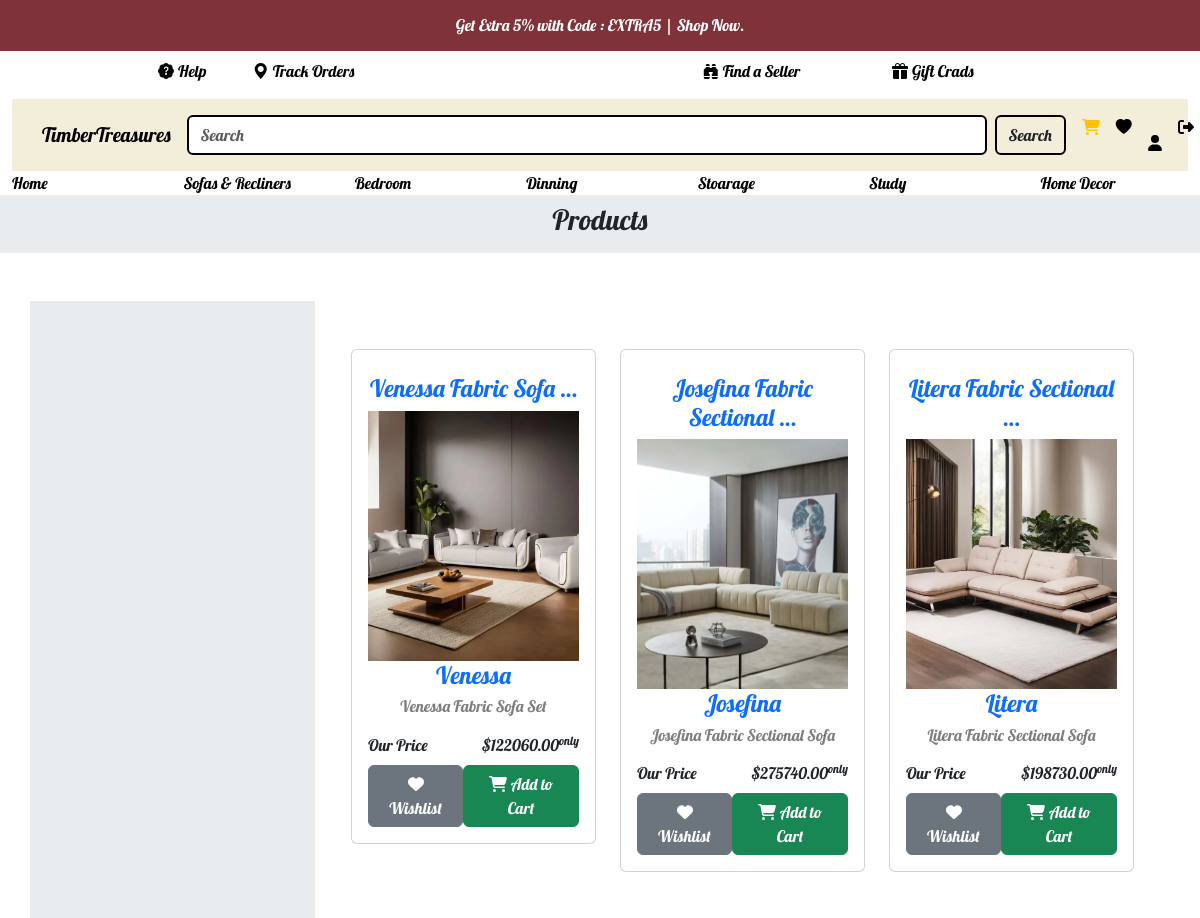
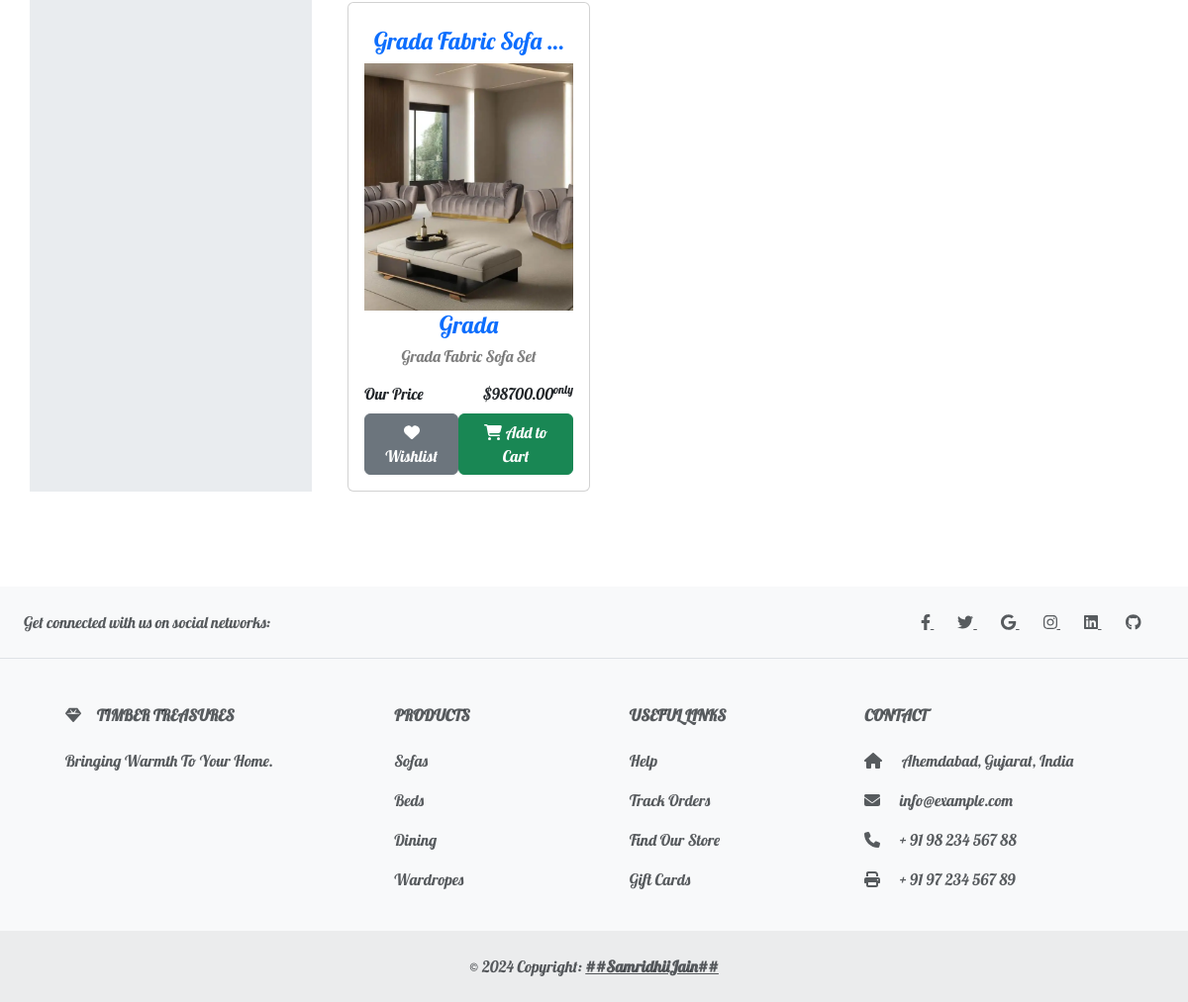
Screenshot of /products/ (signed in) with the database file from the repository (2 pictures, top to bottom).
### product/models.py (models this page shows)
class Product(models.Model):
    title = models.CharField(max_length=255)
    brand = models.CharField(max_length=255, default="N/A")
    category = models.ForeignKey(Category, on_delete=models.DO_NOTHING)
    price = models.DecimalField(max_digits=10, decimal_places=2)
    seller = models.ForeignKey(User, on_delete=models.CASCADE)
    description = models.TextField()
    image = models.ImageField(upload_to='product/')
    slug = models.SlugField(max_length=255, unique=True)
    created_at = models.DateTimeField(auto_now_add=True)
    updated_at = models.DateTimeField(auto_now=True)

### product/views.py (the view)
# urls.py: path('products/', product_list, name='product_list'),
def product_list(request):
    return render(
        request, 'products/list.html',
        context={'products': Product.objects.all()}
    )

### cart/templatetags/cart_tags.py (called while the page is built)
@register.simple_tag(takes_context=True)
def cart_item_count(context):
    request = context['request']
    if 'cart' in request.session:
        return request.session['cart']
    else:
        cart = Cart.objects.filter(user=request.user).first()
        if cart:
            no_of_items = cart.cartitem_set.count()
            request.session['cart'] = no_of_items
            return no_of_items
        return 0

### templates/products/list.html (shortened to what this page needs)
{% extends 'layout/base.html' %}
{% load static %}
{% load crispy_forms_tags %}
{% block content %}
<div class="container-fluid bg-body-secondary p-2 text-center">
    <h3>
        Products
    </h3>
</div>
<div class="container py-5">
    <div class="row">
        <div class="col-md-3 bg-body-secondary">
        </div>
        <div class="col-md-9 mx-auto">
            <div class="container-fluid">
                <div class="row g-0">
                    {% for item in products %}
                    <div class="col-md-4">
                        {% include 'components/product_card.html' with product=item %}
                    </div>
                    {% empty %}
                    <div class="alert alert-warning" role="alert">
                        No products found.
                    </div>
                    {% endfor %}
                </div>
            </div>
        </div>
    </div>
</div>
{% endblock content %}

### templates/components/product_card.html
<div class="d-flex justify-content-center container mt-5">
    <div class="card p-3 bg-white">
        <div class="about-product text-center mt-2">
            <a href="{% url 'product_detail' product.slug %}" class="text-decoration-none">
                <h4>{{product.title|truncatewords:3}}</h4>
                <img src="{{product.image.url}}" class="img-fluid" style="height: 250px; object-fit: cover;">
                <div>
                    <h4>{{product.brand}}</h4>
                    <h6 class="mt-0 text-black-50">{{product.title}}</h6>
                </div>
            </a>
        </div>
        <div class="stats mt-2">
            <div class="d-flex justify-content-between p-price">
                <span>Our Price</span>
                <span>${{product.price}}<sup>only</sup></span>
            </div>
        </div>
        {% if user.is_authenticated and user.groups.all.0.name == 'seller' %}
        <div class="d-flex justify-content-between mt-2 gap-2">
            <a href="{% url 'product_edit' product.slug %}" class="btn btn-warning w-100">
                <i class="fas fa-edit"></i> Edit
            </a>
            <a href="{% url 'product_delete' product.slug %}" class="btn btn-danger w-100">
                <i class="fas fa-trash"></i> Delete
            </a>
        </div>
        {% else %}
        <div class="d-flex justify-content-between mt-2">
            <a href="{% url 'wishlist_add' product.slug %}" class="btn btn-secondary">
                <i class="fas fa-heart"></i> Wishlist
            </a>
            <a href="{% url 'add_product' product.slug %}" class="btn btn-success">
                <i class="fas fa-shopping-cart"></i> Add to Cart
            </a>
        </div>
        {% endif %}
    </div>
</div>

### templates/products/list.html (style rules this page uses)
.card { width: 444px; }

### templates/layout/base.html (style rules this page uses)
body { font-family: "Lobster", sans-serif; font-weight: 400; font-style: normal; }

### rows the page displays
Product: title "Venessa Fabric Sofa …", image (picture), brand "Venessa", title "Venessa Fabric Sofa Set", price "122060.00"
Product: title "Josefina Fabric Sectional …", image (picture), brand "Josefina", title "Josefina Fabric Sectional Sofa", price "275740.00"
Product: title "Litera Fabric Sectional …", image (picture), brand "Litera", title "Litera Fabric Sectional Sofa", price "198730.00"
Product: title "Grada Fabric Sofa …", image (picture), brand "Grada", title "Grada Fabric Sofa Set", price "98700.00"
